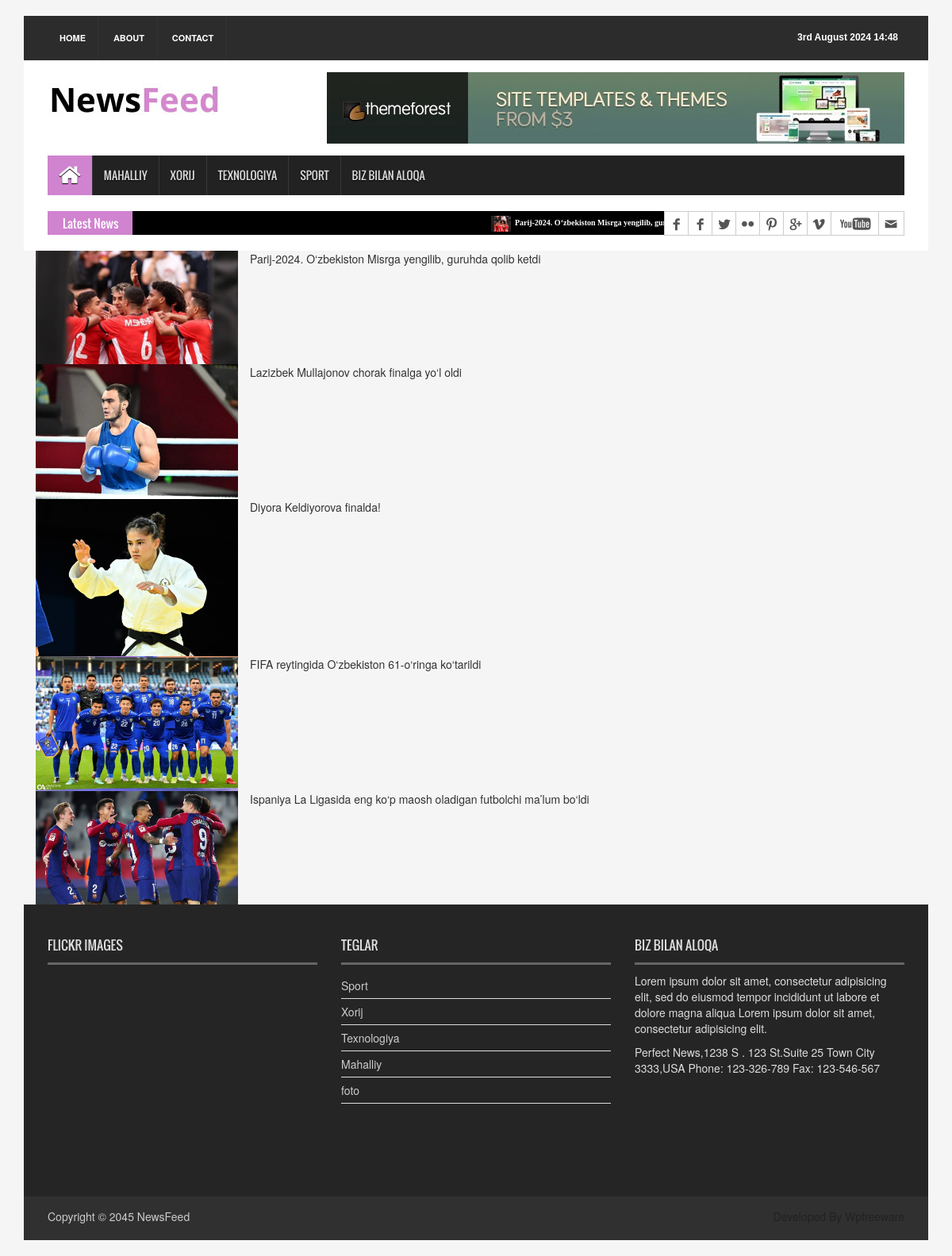
The page /sport/ on the database its author committed.
### news_app/models.py (models this page shows, shortened)
class News(models.Model):
    class Status(models.TextChoices):
        Draft = "DF", "Draft"
        Published = "PB", "Published"
    title = models.CharField(max_length=250)
    slug = models.CharField(max_length=250)
    body = models.TextField()
    images = models.ImageField(upload_to='news/images')
    category = models.ForeignKey(Category, on_delete=models.CASCADE)
    publish_time = models.DateTimeField(default=timezone.now)
    created_time = models.DateTimeField(auto_now_add=True)
    updated_time = models.DateTimeField(auto_now=True)
    status = models.CharField(max_length=2, choices=Status.choices, default=Status.Draft)
    objects = models.Manager()
    published = PublishedManager()
    class Meta:
        ordering = ['-publish_time']

class Category(models.Model):
    name = models.CharField(max_length=150)

### news_app/views.py (the view)
# urls.py: path('sport/', SportNews.as_view(), name = 'sport_page'),
class SportNews(ListView):
    model = News
    template_name = 'news/sport.html'
    context_object_name = 'sport_yangiliklar'
    def get_queryset(self):
        news = self.model.published.all().filter(category__name="Sport")
        return news

### news_app/context_processor.py (called while the page is built)
def latest_news(request):
    latest_news = News.objects.all().order_by('-publish_time')[:10]
    categories = Category.objects.all()
    context = {
        'latest_news': latest_news,
        'categories':categories
    }
    return context

### news_app/models.py (called while the page is built)
    def get_queryset(self):
        return super().get_queryset().filter(status=News.Status.Published)

### templates/news/sport.html (shortened to what this page needs)
{% extends 'news/base.html' %}
{% load static %}
{% block content %}
{% for news in sport_yangiliklar %}
    <div class="clearfix">
        <img src="{{news.images.url}}" class="col-md-3 float-md-end mb-6 ms-md-3" alt="...">
        <p>
            {{news.title}}
        </p>
    </div>
{% endfor %}
{% endblock content %}

### templates/news/base.html (shortened to what this page needs)
{% load static %}
<!DOCTYPE html>
<html>
<head>
<link rel="stylesheet" type="text/css" href="{% static 'css/bootstrap.min.css' %}">
<link rel="stylesheet" type="text/css" href="{% static 'css/font-awesome.min.css' %}">
<link rel="stylesheet" type="text/css" href="{% static 'css/animate.css' %}">
<link rel="stylesheet" type="text/css" href="{% static 'css/font.css' %}">
<link rel="stylesheet" type="text/css" href="{% static 'css/li-scroller.css' %}">
<link rel="stylesheet" type="text/css" href="{% static 'css/slick.css' %}">
<link rel="stylesheet" type="text/css" href="{% static 'css/jquery.fancybox.css' %}">
<link rel="stylesheet" type="text/css" href="{% static 'css/theme.css' %}">
<link rel="stylesheet" type="text/css" href="{% static 'css/style.css' %}">
</head>
<body>
<div class="container">
  <header id="header">
    <div class="row">
      <div class="col-lg-12 col-md-12 col-sm-12">
        <div class="header_top">
          <div class="header_top_left">
            <ul class="top_nav">
              <li><a href="{% url 'home_page' %}">Home</a></li>
              <li><a href="#">About</a></li>
              <li><a href="{% url 'contact_page' %}">Contact</a></li>
            </ul>
          </div>
          <div class="header_top_right">
            <p>{% now "jS F Y H:i" %}</p>
          </div>
        </div>
      </div>
      <div class="col-lg-12 col-md-12 col-sm-12">
        <div class="header_bottom">
          <div class="logo_area"><a href="{% url 'home_page' %}" class="logo"><img src="{% static 'images/logo.jpg' %}" alt=""></a></div>
          <div class="add_banner"><a href="#"><img src="{% static 'images/addbanner_728x90_V1.jpg' %}" alt=""></a></div>
        </div>
      </div>
    </div>
  </header>
  <section id="navArea" style="position: -webkit-sticky; position: sticky; top: 0; z-index: 99999;">
    <nav class="navbar navbar-inverse" role="navigation">
      <div id="navbar" class="navbar-collapse collapse">
        <ul class="nav navbar-nav main_nav">
          <li class="active"><a href="{% url 'home_page' %}"><span class="fa fa-home desktop-home"></span><span class="mobile-show">Home</span></a></li>
              <li><a href="{% url 'mahalliy_page' %}">Mahalliy</a></li>
              <li><a href="{% url 'xorij_page' %}">Xorij</a></li>
              <li><a href="{% url 'texnologiya_page' %}">Texnologiya</a></li>
              <li><a href="{% url 'sport_page' %}">Sport</a></li>
              <li><a href="{% url 'contact_page' %}">Biz bilan aloqa</a></li>
        </ul>
      </div>
    </nav>
  </section>
  <section id="newsSection">
    <div class="row">
      <div class="col-lg-12 col-md-12">
        <div class="latest_newsarea"> <span>Latest News</span>
          <ul id="ticker01" class="news_sticker">
            {% for news in latest_news %}
            <li><a href="#"><img src="{{news.images.url}}" alt="">{{news.title}}</li>
            {% endfor %}
          </ul>
          <div class="social_area">
            <ul class="social_nav">
              <li class="facebook"><a href="#"></a></li>
              <li class="twitter"><a href="#"></a></li>
              <li class="flickr"><a href="#"></a></li>
              <li class="pinterest"><a href="#"></a></li>
              <li class="googleplus"><a href="#"></a></li>
              <li class="vimeo"><a href="#"></a></li>
              <li class="youtube"><a href="#"></a></li>
              <li class="mail"><a href="#"></a></li>
            </ul>
          </div>
        </div>
      </div>
    </div>
</section>
{% block content %}
{% endblock content %}
<footer id="footer">
    <div class="footer_top">
      <div class="row">
        <div class="col-lg-4 col-md-4 col-sm-4">
          <div class="footer_widget wow fadeInLeftBig">
            <h2>Flickr IMAGES</h2>
          </div>
        </div>
        <div class="col-lg-4 col-md-4 col-sm-4">
          <div class="footer_widget wow fadeInDown">
            <h2>TEGLAR</h2>
            <ul class="tag_nav">
              {% for category in categories %}
                <li><a href="#">{{category.name}}</a></li>
              {% endfor %}
            </ul>
          </div>
        </div>
        <div class="col-lg-4 col-md-4 col-sm-4">
          <div class="footer_widget wow fadeInRightBig">
            <h2>Biz bilan aloqa</h2>
            <p>Lorem ipsum dolor sit amet, consectetur adipisicing elit, sed do eiusmod tempor incididunt ut labore et dolore magna aliqua Lorem ipsum dolor sit amet, consectetur adipisicing elit.</p>
            <address>
            Perfect News,1238 S . 123 St.Suite 25 Town City 3333,USA Phone: 123-326-789 Fax: 123-546-567
            </address>
          </div>
        </div>
      </div>
    </div>
    <div class="footer_bottom">
      <p class="copyright">Copyright &copy; 2045 <a href="{% url 'home_page' %}">NewsFeed</a></p>
      <p class="developer">Developed By Wpfreeware</p>
    </div>
  </footer>
</div>
</body>
</html>

### static/css/li-scroller.css (style rules this page uses)
ul.newsticker { position:relative; left:750px; font:bold 10px Verdana; list-style-type:none; margin:0; padding:0 }
ul.newsticker li { float:left; margin:0; padding:0 }
ul.newsticker a { white-space:nowrap; padding:0; color:#fff; margin:0 50px 0 0 }
ul.newsticker a > img { height:20px; margin-right:5px; width:25px }

### static/css/theme.css (style rules this page uses)
.navbar-inverse .navbar-nav > .active > a, .navbar-inverse .navbar-nav > .active > a:hover, .navbar-inverse .navbar-nav > .active > a:focus { background-color:#d083cf }
.latest_newsarea span { background:none repeat scroll 0 0 #d083cf }

### rows shown on the page
News: images (picture), title "Parij-2024. O‘zbekiston Misrga yengilib, guruhda qolib ketdi"
News: images (picture), title "Lazizbek Mullajonov chorak finalga yo‘l oldi"
News: images (picture), title "Diyora Keldiyorova finalda!"
News: images (picture), title "FIFA reytingida O‘zbekiston 61-o‘ringa ko‘tarildi"
News: images (picture), title "Ispaniya La Ligasida eng ko‘p maosh oladigan futbolchi ma’lum bo‘ldi"
Category: name "Sport"
Category: name "Xorij"
Category: name "Texnologiya"
Category: name "Mahalliy"
Category: name "foto"
